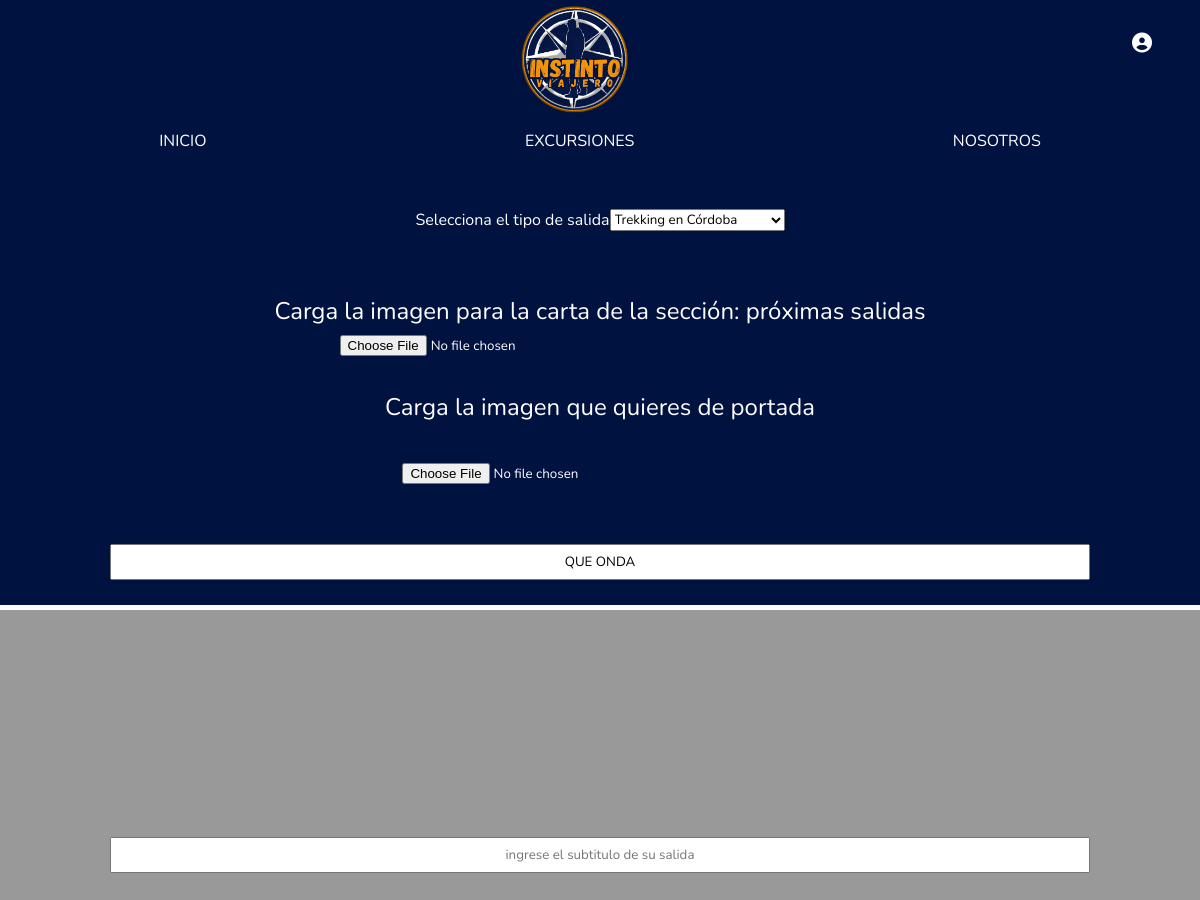
The page /acciones/editar-salida/1 (upper part) on the database as committed earlier.
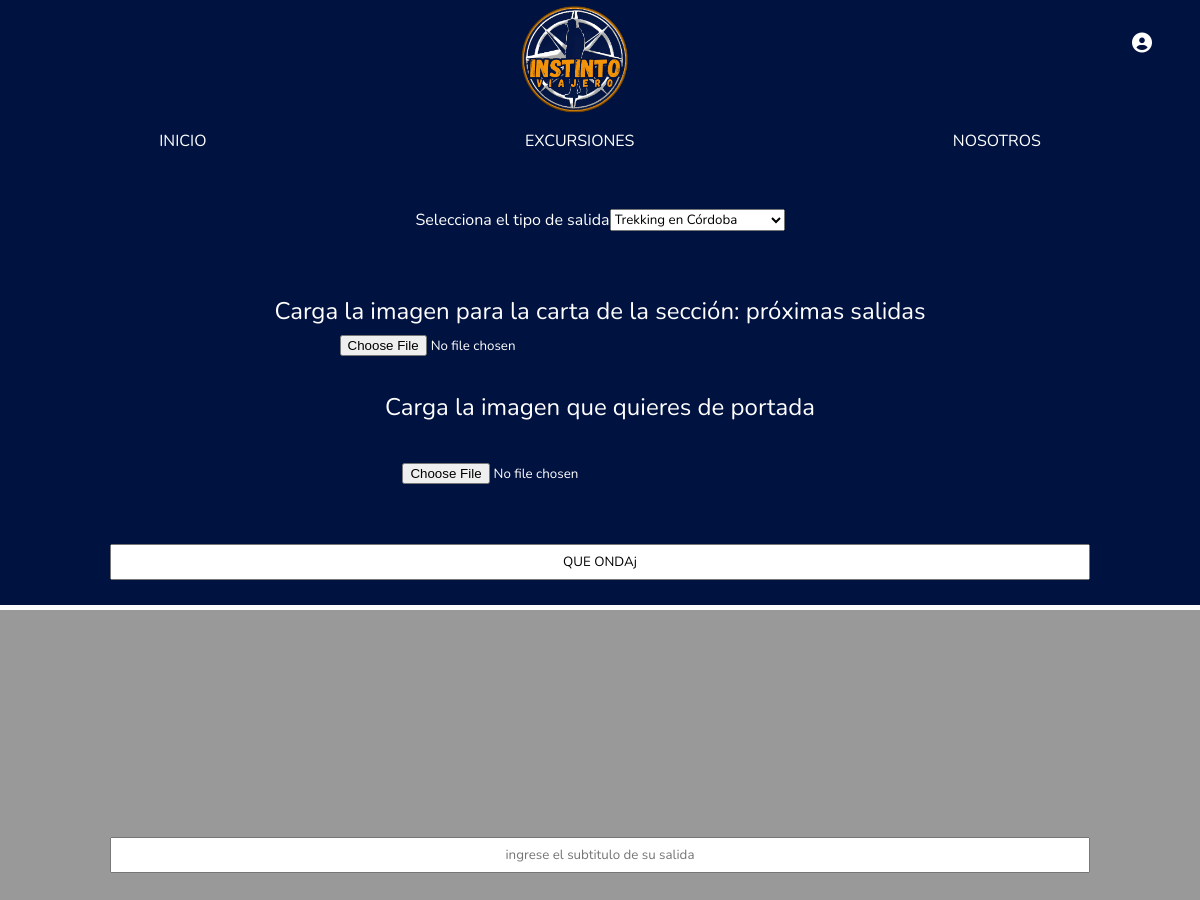
The same page on the database as committed later.
### models.py (models this page shows)
class SalidaTrekking(db.Model):
    id = db.Column(db.Integer, primary_key=True)
    tipo_salida = db.Column(db.String(255))
    foto_carta = db.Column(db.String(255))
    foto_portada = db.Column(db.String(255))
    titulo = db.Column(db.String(100))
    subtitulo = db.Column(db.String(150))
    dias = db.Column(db.String(50))
    contado = db.Column(db.String(50))
    lugarsalida = db.Column(db.String(100))
    dificultad = db.Column(db.String(50))
    recorrido = db.Column(db.Text)
    encuentro = db.Column(db.String(100))
    inicio = db.Column(db.String(100))
    fin = db.Column(db.String(100))
    edad = db.Column(db.String(50))
    proximasfechas = db.Column(db.String(100))
    descripcion = db.Column(db.Text)
    trescuotas = db.Column(db.String(50))
    seiscuotas = db.Column(db.String(50))
    finpromo = db.Column(db.String(100))
    incluye = db.Column(db.Text)
    opcional = db.Column(db.Text)
    itinerario = db.Column(db.Text)
    equipamiento = db.Column(db.Text)
    preguntas = db.Column(db.Text)
    foto_uno = db.Column(db.String(255))
    foto_dos = db.Column(db.String(255))
    foto_tres = db.Column(db.String(255))
    codigo = db.Column(db.Text)

### acciones.py (the view, shortened to what this page needs)
@bp.route('/editar-salida/<int:id>', methods=['GET', 'POST'])
def editar_salida(id):
    salida = SalidaTrekking.query.get_or_404(id)
    return render_template('editar_salidas.html', salida=salida)

### templates/editar_salidas.html (shortened to what this page needs)
{% extends 'base.html' %}
{% block content %}
<body>
    <main>
        <form class="formulario" method="post" enctype="multipart/form-data">
            <div class="tipo-salida">
                <label>Selecciona el tipo de salida</label>
                <select name="tipo-salida" id="" value="{{salida.tipo_salida}}">
                    <option value="trekking-cordoba">Trekking en Córdoba</option>
                </select>
            </div>
            <div class="carga_imagenes">
                <div>
                    <label>Carga la imagen para la carta de la sección: próximas salidas</label>
                    <div class="trekking_cba_img">
                        <input type="file" name="foto-carta" value="{{salida.foto_carta}}">
                    </div>
                </div>
                <div>
                    <label class="carga_imagenes">Carga la imagen que quieres de portada</label>
                    <div class="trekking_cba_img">
                        <input type="file" name="foto-portada"  value="{{salida.foto_portada}}">
                    </div>
                </div>
            </div>
            <div class="section-titles-subtitles">
                <h1 class="section-title"><input type="text" name="titulo" placeholder="ingrese el titulo de su salida" value="{{salida.titulo}}">
                </h1>
            </div>
            <section class="principal">
                <div class="">
                    <div class="principal-salidas portada titular-fondo" >
                        <div class="titular">
                            <h2><input type="text" name="subtitulo" placeholder="ingrese el subtitulo de su salida" value="{{salida.subtitulo}}"></h2>
                        </div>
                    </div>
                </div>
            </section>
        </form>
    </main>
</body>
{% endblock %}

Rows that differ between the two databases and show on the page:
changed SalidaTrekking "Trekking en Córdoba": titulo "QUE ONDA" → "QUE ONDAj"
